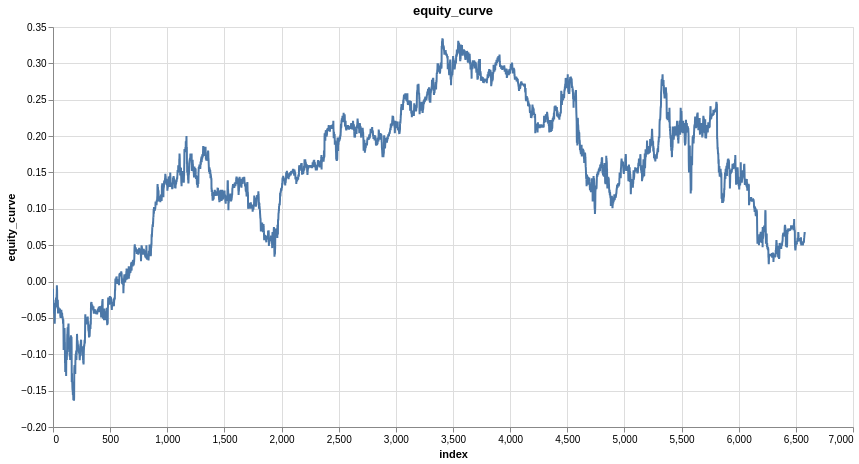

The code cell stored with this chart in its notebook:
### Code cell
research.plot_column(trade_results, 'equity_curve')

### Figure 1 — Vega specification as saved in the notebook (floating-point values rounded to 4 significant figures; data arrays with more than 128 entries replaced by an {"elided": "..."} marker saying what was removed)
{"$schema": "https://vega.github.io/schema/vega/v6.json", "data": [{"name": "param_1e9efca18e7a2868_store"}, {"name": "source_0", "values": {"elided": "6579 records"}}, {"name": "source_0_x_domain_index", "values": [{"min": 0, "max": 6578}]}, {"name": "source_0_y_domain_equity_curve", "values": [{"min": -0.164, "max": 0.333}]}], "signals": [{"name": "unit", "value": {}, "on": [{"events": "pointermove", "update": "isTuple(group()) ? group() : unit"}]}, {"name": "param_1e9efca18e7a2868", "update": "vlSelectionResolve(\"param_1e9efca18e7a2868_store\", \"union\")"}, {"name": "param_1e9efca18e7a2868_index", "on": [{"events": [{"source": "view", "type": "dblclick"}], "update": "null"}, {"events": {"signal": "param_1e9efca18e7a2868_translate_delta"}, "update": "panLinear(param_1e9efca18e7a2868_translate_anchor.extent_x, -param_1e9efca18e7a2868_translate_delta.x / width)"}, {"events": {"signal": "param_1e9efca18e7a2868_zoom_delta"}, "update": "zoomLinear(domain(\"x\"), param_1e9efca18e7a2868_zoom_anchor.x, param_1e9efca18e7a2868_zoom_delta)"}]}, {"name": "param_1e9efca18e7a2868_equity_curve", "on": [{"events": [{"source": "view", "type": "dblclick"}], "update": "null"}, {"events": {"signal": "param_1e9efca18e7a2868_translate_delta"}, "update": "panLinear(param_1e9efca18e7a2868_translate_anchor.extent_y, param_1e9efca18e7a2868_translate_delta.y / height)"}, {"events": {"signal": "param_1e9efca18e7a2868_zoom_delta"}, "update": "zoomLinear(domain(\"y\"), param_1e9efca18e7a2868_zoom_anchor.y, param_1e9efca18e7a2868_zoom_delta)"}]}, {"name": "param_1e9efca18e7a2868_tuple", "on": [{"events": [{"signal": "param_1e9efca18e7a2868_index || param_1e9efca18e7a2868_equity_curve"}], "update": "param_1e9efca18e7a2868_index && param_1e9efca18e7a2868_equity_curve ? {unit: \"\", fields: param_1e9efca18e7a2868_tuple_fields, values: [param_1e9efca18e7a2868_index,param_1e9efca18e7a2868_equity_curve]} : null"}]}, {"name": "param_1e9efca18e7a2868_tuple_fields", "value": [{"field": "index", "channel": "x", "type": "R"}, {"field": "equity_curve", "channel": "y", "type": "R"}]}, {"name": "param_1e9efca18e7a2868_translate_anchor", "value": {}, "on": [{"events": [{"source": "scope", "type": "pointerdown"}], "update": "{x: x(unit), y: y(unit), extent_x: domain(\"x\"), extent_y: domain(\"y\")}"}]}, {"name": "param_1e9efca18e7a2868_translate_delta", "value": {}, "on": [{"events": [{"source": "window", "between": [{"source": "scope", "type": "pointerdown"}, {"source": "window", "type": "pointerup"}], "consume": true, "type": "pointermove"}], "update": "{x: param_1e9efca18e7a2868_translate_anchor.x - x(unit), y: param_1e9efca18e7a2868_translate_anchor.y - y(unit)}"}]}, {"name": "param_1e9efca18e7a2868_zoom_anchor", "on": [{"events": [{"source": "scope", "type": "wheel", "consume": true}], "update": "{x: invert(\"x\", x(unit)), y: invert(\"y\", y(unit))}"}]}, {"name": "param_1e9efca18e7a2868_zoom_delta", "on": [{"events": [{"source": "scope", "type": "wheel", "consume": true}], "update": "pow(1.001, event.deltaY * pow(16, event.deltaMode))", "force": true}]}, {"name": "param_1e9efca18e7a2868_modify", "on": [{"events": {"signal": "param_1e9efca18e7a2868_tuple"}, "update": "modify(\"param_1e9efca18e7a2868_store\", param_1e9efca18e7a2868_tuple, true)"}]}], "marks": [{"type": "line", "name": "marks", "from": {"data": "source_0"}, "sort": {"field": "x"}, "encode": {"update": {"y": {"field": "equity_curve", "scale": "y"}, "stroke": {"value": "#4c78a8"}, "tooltip": {"signal": "{\"index\": format(datum[\"index\"], \"\"), \"equity_curve\": format(datum[\"equity_curve\"], \"\")}"}, "defined": {"signal": "isValid(datum[\"index\"]) && isFinite(+datum[\"index\"]) && isValid(datum[\"equity_curve\"]) && isFinite(+datum[\"equity_curve\"])"}, "x": {"field": "index", "scale": "x"}}}, "clip": true, "style": ["line"], "interactive": true}], "scales": [{"name": "x", "type": "linear", "domain": [{"signal": "(data(\"source_0_x_domain_index\")[0] || {}).min"}, {"signal": "(data(\"source_0_x_domain_index\")[0] || {}).max"}], "range": [0, {"signal": "width"}], "nice": true, "domainRaw": {"signal": "param_1e9efca18e7a2868[\"index\"]"}, "zero": false}, {"name": "y", "type": "linear", "domain": [{"signal": "(data(\"source_0_y_domain_equity_curve\")[0] || {}).min"}, {"signal": "(data(\"source_0_y_domain_equity_curve\")[0] || {}).max"}], "range": [{"signal": "height"}, 0], "domainRaw": {"signal": "param_1e9efca18e7a2868[\"equity_curve\"]"}, "nice": true, "zero": true}], "axes": [{"scale": "x", "tickCount": {"signal": "ceil(width/40)"}, "minExtent": 0, "domain": false, "gridScale": "y", "labels": false, "ticks": false, "grid": true, "orient": "bottom", "aria": false, "maxExtent": 0, "zindex": 0}, {"scale": "y", "zindex": 0, "aria": false, "gridScale": "x", "orient": "left", "grid": true, "tickCount": {"signal": "ceil(height/40)"}, "labels": false, "maxExtent": 0, "minExtent": 0, "ticks": false, "domain": false}, {"scale": "x", "labelFlush": true, "grid": false, "tickCount": {"signal": "ceil(width/40)"}, "labelOverlap": true, "zindex": 0, "title": "index", "orient": "bottom"}, {"scale": "y", "tickCount": {"signal": "ceil(height/40)"}, "zindex": 0, "title": "equity_curve", "orient": "left", "labelOverlap": true, "grid": false}], "title": {"text": "equity_curve", "frame": "group"}, "background": "white", "height": 400, "style": "cell", "padding": 5, "width": 800}
